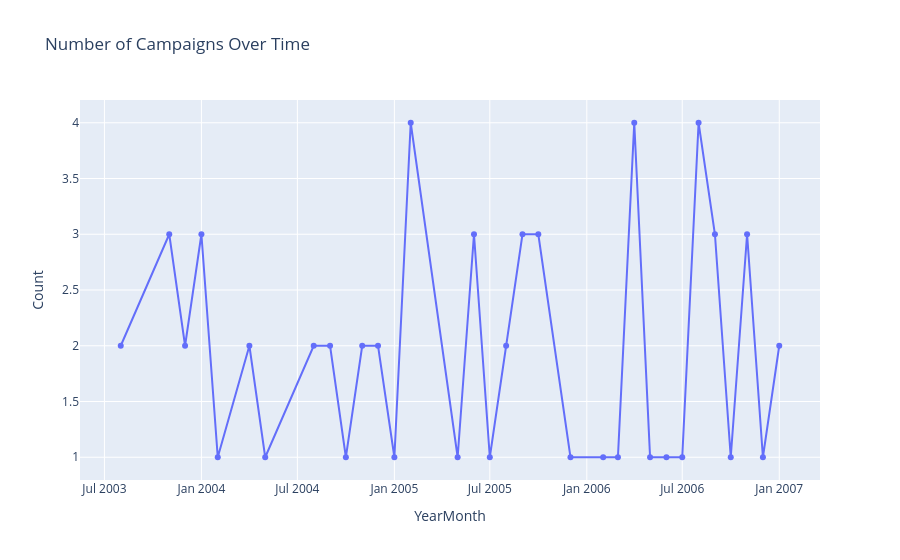

Here is the notebook cell this chart was saved with:
### Markdown cell above
## 8. Time-Based Analysis

Trend over time and seasonality across months/years.

### Code cell
monthly_counts = df.groupby("YearMonth").size().reset_index(name="Count")

fig = px.line(monthly_counts, x="YearMonth", y="Count", markers=True,
              title="Number of Campaigns Over Time")
fig.show()

### Figure 1 — Plotly figure (JSON) as saved in the notebook; plotly's stock layout.template omitted (floating-point values rounded to 4 significant figures)
{"data": [{"hovertemplate": "YearMonth=%{x}<br>Count=%{y}<extra></extra>", "legendgroup": "", "line": {"color": "#636efa", "dash": "solid"}, "marker": {"symbol": "circle"}, "mode": "lines+markers", "name": "", "orientation": "v", "showlegend": false, "type": "scatter", "x": ["2003-08", "2003-11", "2003-12", "2004-01", "2004-02", "2004-04", "2004-05", "2004-08", "2004-09", "2004-10", "2004-11", "2004-12", "2005-01", "2005-02", "2005-05", "2005-06", "2005-07", "2005-08", "2005-09", "2005-10", "2005-12", "2006-02", "2006-03", "2006-04", "2006-05", "2006-06", "2006-07", "2006-08", "2006-09", "2006-10", "2006-11", "2006-12", "2007-01"], "xaxis": "x", "y": [2, 3, 2, 3, 1, 2, 1, 2, 2, 1, 2, 2, 1, 4, 1, 3, 1, 2, 3, 3, 1, 1, 1, 4, 1, 1, 1, 4, 3, 1, 3, 1, 2], "yaxis": "y"}], "layout": {"legend": {"tracegroupgap": 0}, "title": {"text": "Number of Campaigns Over Time"}, "xaxis": {"anchor": "y", "domain": [0, 1], "title": {"text": "YearMonth"}}, "yaxis": {"anchor": "x", "domain": [0, 1], "title": {"text": "Count"}}}}
